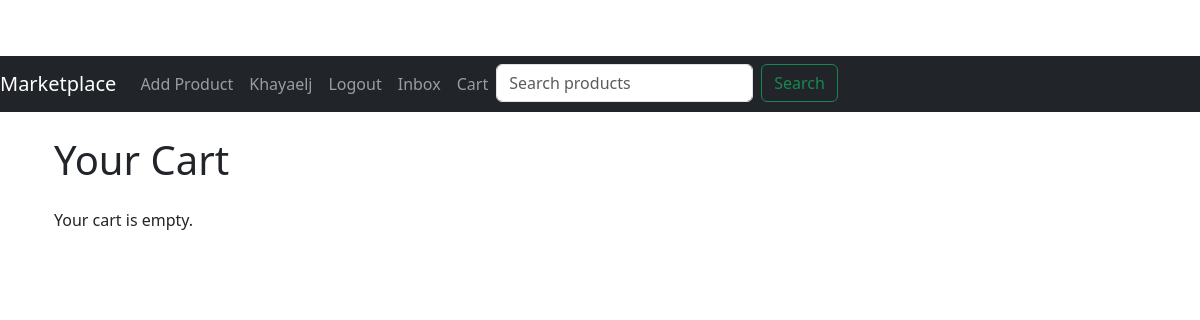
/cart (signed in), run on an earlier commit of the app's database.
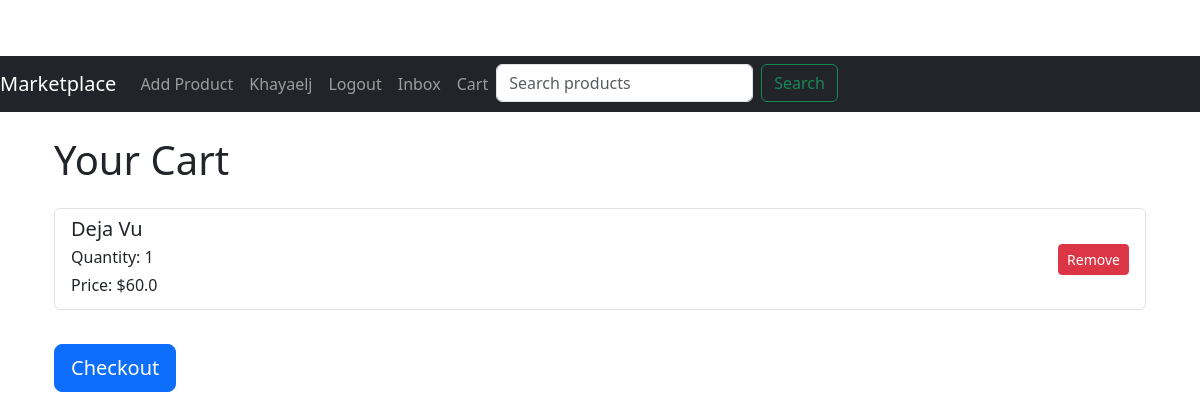
And on a later commit of the database.
### app/models.py (models this page shows, shortened)
class CartItem(db.Model):
    id = db.Column(db.Integer, primary_key=True)
    cart_id = db.Column(db.Integer, db.ForeignKey('cart.id'))
    product_id = db.Column(db.Integer, db.ForeignKey('product.id'))
    quantity = db.Column(db.Integer, default=1)
    cart = db.relationship('Cart', backref='items')
    product = db.relationship('Product', backref='cart_items')

class Product(db.Model):
    id = db.Column(db.Integer, primary_key=True)
    title = db.Column(db.String(128))
    description = db.Column(db.String(1024))
    price = db.Column(db.Float)
    image = db.Column(db.String(150), nullable=True)
    is_sold = db.Column(db.Boolean, default=False)
    created_at = db.Column(db.DateTime, index=True, default=datetime.utcnow)
    user_id = db.Column(db.Integer, db.ForeignKey('user.id'))
    category_id = db.Column(db.Integer, db.ForeignKey('category.id'))
    file_path = db.Column(db.String(150), nullable=True)  # Field for storing file paths
    file_type = db.Column(db.String(50), nullable=True)  # Field to store the type of file (e.g., 'ebook', 'plugin', 'instrumental')
    reviews = db.relationship('Review', backref='product', lazy='dynamic')
    orders = db.relationship('Order', backref='product', lazy='dynamic')

### app/routes.py (the view)
@bp.route('/cart')
@login_required
def cart():
    cart = Cart.query.filter_by(user_id=current_user.id).first()
    if cart:
        items = CartItem.query.filter_by(cart_id=cart.id).all()
    else:
        items = []
    print(f"Cart Items: {items}")
    return render_template('cart.html', cart=cart, items=items)

### app/models.py (called while the page is built)
@login.user_loader
def load_user(id):
    return User.query.get(int(id))

### app/routes.py (called while the page is built)
@bp.before_request
def before_request():
    if current_user.is_authenticated:
        unread_count = Message.query.filter_by(receiver_id=current_user.id, read=False).count()
        current_app.jinja_env.globals['unread_count'] = unread_count

### app/templates/cart.html
{% extends "base.html" %}
{% block content %}
<div class="container">
    <h1 class="my-4">Your Cart</h1>
    {% if items %}
    <div class="list-group">
        {% for item in items %}
        <div class="list-group-item d-flex justify-content-between align-items-center">
            <div>
                <h5 class="mb-1">{{ item.product.title }}</h5>
                <p class="mb-1">Quantity: {{ item.quantity }}</p>
                <p class="mb-1">Price: ${{ item.product.price }}</p>
            </div>
            <form action="{{ url_for('main.remove_from_cart', item_id=item.id) }}" method="post" class="ml-2">
                <button type="submit" class="btn btn-danger btn-sm">Remove</button>
            </form>
        </div>
        {% endfor %}
    </div>
    <form action="{{ url_for('main.checkout') }}" method="post" class="mt-4">
        <button type="submit" class="btn btn-primary btn-lg">Checkout</button>
    </form>
    {% else %}
    <p>Your cart is empty.</p>
    {% endif %}
</div>
{% endblock %}

What changed in the data, as far as the page shows it:
added CartItem: product "Deja Vu", quantity "1", product.price "60.0"
Also different on the page:
text no longer shown: "Your cart is empty."
text now shown: "Checkout"
